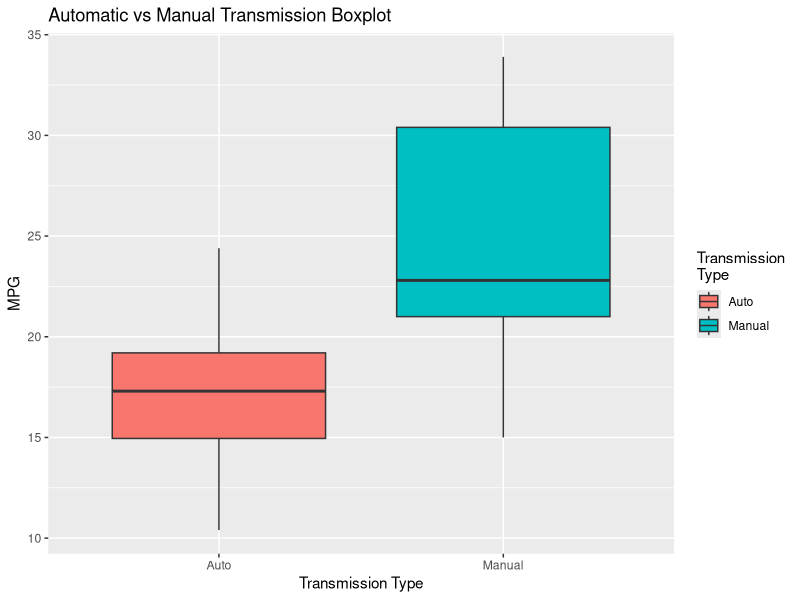
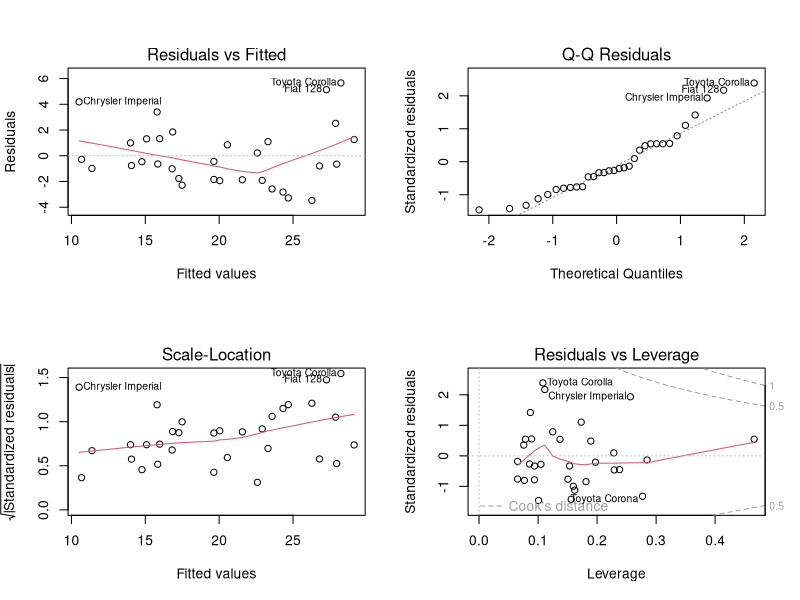

Source code (R) for these figures, in order:
## ---- chunk 1
knitr::opts_chunk$set(echo = TRUE)
## ---- chunk 2
library(ggplot2) 
data(mtcars)
attach(mtcars) ## attaching the mtcars name to the R searchspace
head(mtcars)
str(mtcars)
summary(mtcars$mpg)
## ---- chunk 3
mtcars$am <- factor(ifelse(mtcars$am == 1, "Manual", "Auto"))
## ---- chunk 4
ggplot(aes(x=am, y=mpg), data=mtcars) +
  geom_boxplot(aes(fill=am)) +
  labs(title = "Automatic vs Manual Transmission Boxplot") +
  xlab("Transmission Type") +
  ylab("MPG") +
  guides(fill=guide_legend(title="Transmission\nType"))
## ---- chunk 5
Auto <- mtcars[mtcars$am == "Auto",]
Manual <- mtcars[mtcars$am == "Manual",]
t.test(Auto$mpg, Manual$mpg)
## ---- chunk 6
base_mdl <- lm(mpg~am, data = mtcars)
## ---- chunk 7
var <- aov(mpg~., data = mtcars)
summary(var)
## ---- chunk 8
better_fit_mdl <- lm(formula = mpg ~ cyl + hp + wt + am, data = mtcars)
anova(base_mdl, better_fit_mdl)
## ---- chunk 9
par(mfrow = c(2,2))
plot(better_fit_mdl)
summary(better_fit_mdl)
